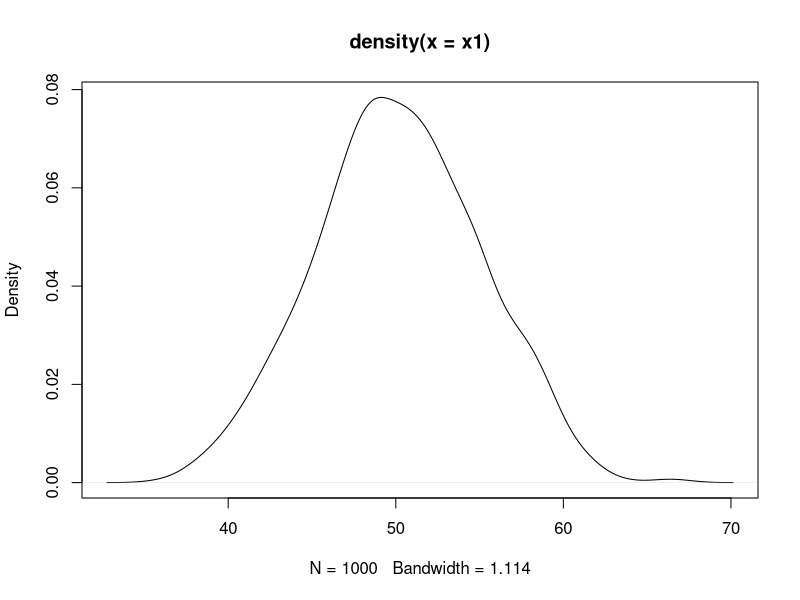
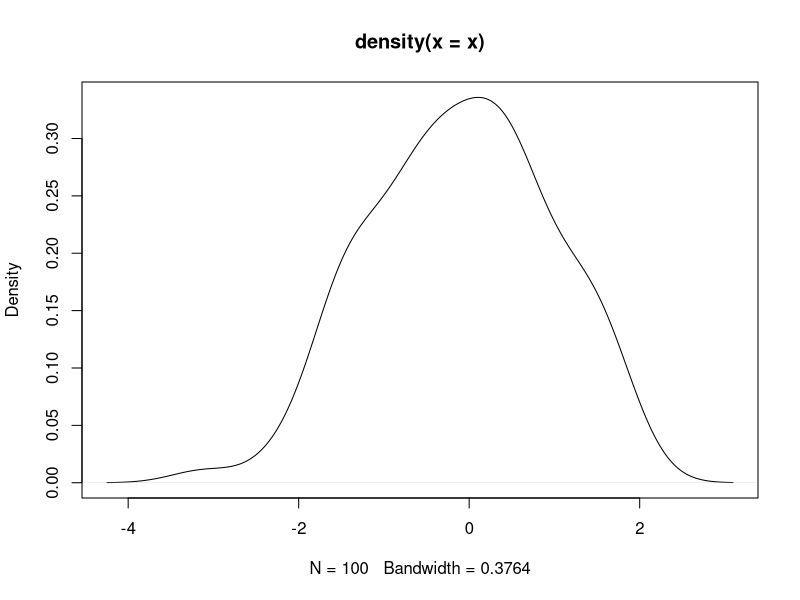

Source code (R) for these figures, in order:
# Data Structures in R

#Vectors----
x=1:10 #Create sequence of numbers from 1 to 10
x1 <- 1:20
(x1=1:30)
(x2=c(1,2,13,4,5)) #Concatinate and group several variables in a vector
class(x2) #Shows the class of vector
class(x1) 
(x3=letters[1:10]) #First 10 characters of the alphabet
LETTERS[1:26]
(x3b=c('a','Dhiraj','4'))
class(x3b)
letters[1:10]
letters[1:26]
?c #To find what a function means
x4=c(T,FALSE,TRUE,T,F)
class(x4)
x5b=c(1,'a',T,4L)
x5=c(3L,5L)
class(x5b)
x5a=c(3,5)
#access elements----
x6=seq(0,100,by=3)
?seq
ls() #Shows all printable values in my current environment
x6
length(x6) #How long is vector
x6[20] #Access/print the 20th value in the given vector
x6[c(2,4)] #Access 2nd and 4th value in given vector
x6[-1] #Prints the vector except for the first position
x6[-c(1:10)] #Removes first 10 values of vector
x6[-c(1:10,15:20)] #Removes 1 to 10 and 15 to 20
x6[-(length(x6)-1)] #Removes last value
x7 =c(x6,x2) #Creates new vector combining the elements from x6 and x2

#Modify----
sort(x6)
sort(x6[-c(1,2)])
sort(x6, decreasing = T)
rev(x6)
seq(-3,10,by=.2)
x=-3:2
x[2]<-0; x #Modifty 2nd variable of vector x with 0 and update same vector x
x[x<0]=5;x #Modify all elements less than 0 with 5
x<0
x<3
x=x[1:4]; x #Truncate to only first 4 values
x=seq(1,5, length.out=10)
x
x=NULL #CEASE EXISTENCE
x
x= rnorm(100) #normal distribution with mean 0 and std deviation of 1
x1=rnorm(1000, mean=50, sd=5)
plot(density(x1))
plot(density(x))
mean(x1)
abline(v=mean(x1))

#Matrices----
100:111
m1=matrix(1:12,nrow=4) #Filled by column, rows divisible by number of variables
m2=matrix(1:12,ncol=3, byrow=T) #Filled by row
m1
m2
x=101:124
length(x)
matrix(x, ncol=6) -> z
attributes(m1)
dim(m1)
dim(z)
#access elements of matrix
m1[1,2:3]
m1[c(1,3),]
m1[,1]
m1[,-c(1,3)]
#names 
paste("C","D",sep="-")
paste("C",1:100,sep="-")
colnames(m1) = paste("C",1:3,sep="")
rownames(m1) = paste("R",1:4,sep="")
m1
attributes(m1) #Shows row names and column names of the matrix
#Vector to Matrix
m3=1:24
dim(m3) = c(6,4)
m3
m2[c(T,F,F,F),c(2,3)] #logical indexing
m2
m2[m2>5]
m1[c("R1"),]
m1[c("R1"),c("C1","C3")]
#modify vector
m2
m2[2,2]
m2[2,2] = 10
m2
m2[m2>10] = 99
m2
rbind(m2,c(55,65,77))
cbind(m2,c(45,36,23,76))
cbind(m2,m2)
rbind(m2,m2)
#row and column summary
colSums(m1); rowSums(m1)
colMeans(m1); colMeans(m1)
t(m1) #transpose
#sweep
sweep(m1, MARGIN= 1, STATS=c(2,3,4,5), FUN="+") #rowwise
sweep(m1, MARGIN=2 , STATS=c(2,3,4), FUN="*") #colwise
#addmargins
?addmargins
addmargins(m1, margin=1, sum) #colwise func
addmargins(m1,margin=2,sd) #rowwise func
addmargins(m1,c(1,2),mean) #row and column wise function
addmargins(m1,c(1,2),list(list(mean,sum,max),list(var,sd))) #row and column functions

#Arrays----

#Data Frame----
#creating data frame vectors
rollno=1:30
sname= paste("Student",1:30,sep="")
gender=sample(c("M","F"),size=30,replace=T,prob=c(.7,.3))
marks=floor(rnorm(30,mean=50,sd=10))
marks2=ceiling(rnorm(30,40,5))
course=sample(c("BBA","MBA"),size=30,replace=T,prob=c(.5,.5))
#creating data frame
df1=data.frame(rollno,sname,gender,marks,marks2,course,stringsAsFactors = F)
df1
str(df1) #structure of DF
head(df1) #top 6 rows
head(df1,n=3) #top 3 rows
tail(df1) #bottom 6 rows
tail(df1,n=3) #bottom 3 rows
df1
summary(df1) #summary
df1$gender = factor(df1$gender)
df1$course = factor(df1$course)
summary(df1)
#as per conditions
df1[marks>50 & gender =="F",c("rollno","sname","gender","marks")]
names(df1) #names of columns
aggregate(df1$marks, by=list(df1$gender), FUN=max)

#Lists----
